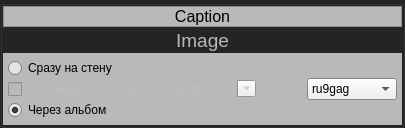
<?xml version="1.0" encoding="UTF-8"?>
<ui version="4.0">
 <class>GroupBox</class>
 <widget class="QGroupBox" name="GroupBox">
  <property name="geometry">
   <rect>
    <x>0</x>
    <y>0</y>
    <width>401</width>
    <height>128</height>
   </rect>
  </property>
  <property name="sizePolicy">
   <sizepolicy hsizetype="Preferred" vsizetype="Preferred">
    <horstretch>0</horstretch>
    <verstretch>0</verstretch>
   </sizepolicy>
  </property>
  <property name="minimumSize">
   <size>
    <width>0</width>
    <height>0</height>
   </size>
  </property>
  <property name="maximumSize">
   <size>
    <width>99999</width>
    <height>16777215</height>
   </size>
  </property>
  <property name="palette">
   <palette>
    <active>
     <colorrole role="Base">
      <brush brushstyle="SolidPattern">
       <color alpha="255">
        <red>229</red>
        <green>229</green>
        <blue>229</blue>
       </color>
      </brush>
     </colorrole>
     <colorrole role="Window">
      <brush brushstyle="SolidPattern">
       <color alpha="255">
        <red>36</red>
        <green>36</green>
        <blue>36</blue>
       </color>
      </brush>
     </colorrole>
    </active>
    <inactive>
     <colorrole role="Base">
      <brush brushstyle="SolidPattern">
       <color alpha="255">
        <red>229</red>
        <green>229</green>
        <blue>229</blue>
       </color>
      </brush>
     </colorrole>
     <colorrole role="Window">
      <brush brushstyle="SolidPattern">
       <color alpha="255">
        <red>36</red>
        <green>36</green>
        <blue>36</blue>
       </color>
      </brush>
     </colorrole>
    </inactive>
    <disabled>
     <colorrole role="Base">
      <brush brushstyle="SolidPattern">
       <color alpha="255">
        <red>36</red>
        <green>36</green>
        <blue>36</blue>
       </color>
      </brush>
     </colorrole>
     <colorrole role="Window">
      <brush brushstyle="SolidPattern">
       <color alpha="255">
        <red>36</red>
        <green>36</green>
        <blue>36</blue>
       </color>
      </brush>
     </colorrole>
    </disabled>
   </palette>
  </property>
  <property name="mouseTracking">
   <bool>false</bool>
  </property>
  <property name="windowTitle">
   <string>GroupBox</string>
  </property>
  <property name="autoFillBackground">
   <bool>true</bool>
  </property>
  <property name="title">
   <string/>
  </property>
  <property name="flat">
   <bool>true</bool>
  </property>
  <property name="checkable">
   <bool>false</bool>
  </property>
  <layout class="QVBoxLayout" name="verticalLayout">
   <property name="spacing">
    <number>0</number>
   </property>
   <property name="margin">
    <number>0</number>
   </property>
   <item>
    <widget class="QFrame" name="frame_3">
     <property name="palette">
      <palette>
       <active>
        <colorrole role="Base">
         <brush brushstyle="SolidPattern">
          <color alpha="255">
           <red>229</red>
           <green>229</green>
           <blue>229</blue>
          </color>
         </brush>
        </colorrole>
        <colorrole role="Window">
         <brush brushstyle="SolidPattern">
          <color alpha="255">
           <red>185</red>
           <green>185</green>
           <blue>185</blue>
          </color>
         </brush>
        </colorrole>
       </active>
       <inactive>
        <colorrole role="Base">
         <brush brushstyle="SolidPattern">
          <color alpha="255">
           <red>229</red>
           <green>229</green>
           <blue>229</blue>
          </color>
         </brush>
        </colorrole>
        <colorrole role="Window">
         <brush brushstyle="SolidPattern">
          <color alpha="255">
           <red>185</red>
           <green>185</green>
           <blue>185</blue>
          </color>
         </brush>
        </colorrole>
       </inactive>
       <disabled>
        <colorrole role="Base">
         <brush brushstyle="SolidPattern">
          <color alpha="255">
           <red>185</red>
           <green>185</green>
           <blue>185</blue>
          </color>
         </brush>
        </colorrole>
        <colorrole role="Window">
         <brush brushstyle="SolidPattern">
          <color alpha="255">
           <red>185</red>
           <green>185</green>
           <blue>185</blue>
          </color>
         </brush>
        </colorrole>
       </disabled>
      </palette>
     </property>
     <property name="autoFillBackground">
      <bool>true</bool>
     </property>
     <property name="frameShape">
      <enum>QFrame::StyledPanel</enum>
     </property>
     <property name="frameShadow">
      <enum>QFrame::Raised</enum>
     </property>
     <layout class="QVBoxLayout" name="verticalLayout_3">
      <property name="spacing">
       <number>6</number>
      </property>
      <property name="margin">
       <number>0</number>
      </property>
      <item>
       <widget class="QLabel" name="titleLabel">
        <property name="font">
         <font>
          <family>Segoe UI</family>
          <pointsize>12</pointsize>
          <kerning>true</kerning>
         </font>
        </property>
        <property name="text">
         <string>Caption</string>
        </property>
        <property name="alignment">
         <set>Qt::AlignCenter</set>
        </property>
        <property name="wordWrap">
         <bool>true</bool>
        </property>
       </widget>
      </item>
     </layout>
    </widget>
   </item>
   <item>
    <widget class="QLabel" name="imageLabel">
     <property name="sizePolicy">
      <sizepolicy hsizetype="Preferred" vsizetype="Expanding">
       <horstretch>0</horstretch>
       <verstretch>0</verstretch>
      </sizepolicy>
     </property>
     <property name="minimumSize">
      <size>
       <width>399</width>
       <height>0</height>
      </size>
     </property>
     <property name="palette">
      <palette>
       <active>
        <colorrole role="WindowText">
         <brush brushstyle="SolidPattern">
          <color alpha="255">
           <red>185</red>
           <green>185</green>
           <blue>185</blue>
          </color>
         </brush>
        </colorrole>
        <colorrole role="Text">
         <brush brushstyle="SolidPattern">
          <color alpha="255">
           <red>185</red>
           <green>185</green>
           <blue>185</blue>
          </color>
         </brush>
        </colorrole>
       </active>
       <inactive>
        <colorrole role="WindowText">
         <brush brushstyle="SolidPattern">
          <color alpha="255">
           <red>185</red>
           <green>185</green>
           <blue>185</blue>
          </color>
         </brush>
        </colorrole>
        <colorrole role="Text">
         <brush brushstyle="SolidPattern">
          <color alpha="255">
           <red>185</red>
           <green>185</green>
           <blue>185</blue>
          </color>
         </brush>
        </colorrole>
       </inactive>
       <disabled>
        <colorrole role="WindowText">
         <brush brushstyle="SolidPattern">
          <color alpha="255">
           <red>120</red>
           <green>120</green>
           <blue>120</blue>
          </color>
         </brush>
        </colorrole>
        <colorrole role="Text">
         <brush brushstyle="SolidPattern">
          <color alpha="255">
           <red>120</red>
           <green>120</green>
           <blue>120</blue>
          </color>
         </brush>
        </colorrole>
       </disabled>
      </palette>
     </property>
     <property name="font">
      <font>
       <family>Segoe UI</family>
       <pointsize>14</pointsize>
      </font>
     </property>
     <property name="frameShape">
      <enum>QFrame::NoFrame</enum>
     </property>
     <property name="frameShadow">
      <enum>QFrame::Sunken</enum>
     </property>
     <property name="lineWidth">
      <number>1</number>
     </property>
     <property name="text">
      <string>Image</string>
     </property>
     <property name="alignment">
      <set>Qt::AlignCenter</set>
     </property>
     <property name="wordWrap">
      <bool>true</bool>
     </property>
    </widget>
   </item>
   <item>
    <widget class="QFrame" name="frame_2">
     <property name="palette">
      <palette>
       <active>
        <colorrole role="Base">
         <brush brushstyle="SolidPattern">
          <color alpha="255">
           <red>229</red>
           <green>229</green>
           <blue>229</blue>
          </color>
         </brush>
        </colorrole>
        <colorrole role="Window">
         <brush brushstyle="SolidPattern">
          <color alpha="255">
           <red>185</red>
           <green>185</green>
           <blue>185</blue>
          </color>
         </brush>
        </colorrole>
       </active>
       <inactive>
        <colorrole role="Base">
         <brush brushstyle="SolidPattern">
          <color alpha="255">
           <red>229</red>
           <green>229</green>
           <blue>229</blue>
          </color>
         </brush>
        </colorrole>
        <colorrole role="Window">
         <brush brushstyle="SolidPattern">
          <color alpha="255">
           <red>185</red>
           <green>185</green>
           <blue>185</blue>
          </color>
         </brush>
        </colorrole>
       </inactive>
       <disabled>
        <colorrole role="Base">
         <brush brushstyle="SolidPattern">
          <color alpha="255">
           <red>185</red>
           <green>185</green>
           <blue>185</blue>
          </color>
         </brush>
        </colorrole>
        <colorrole role="Window">
         <brush brushstyle="SolidPattern">
          <color alpha="255">
           <red>185</red>
           <green>185</green>
           <blue>185</blue>
          </color>
         </brush>
        </colorrole>
       </disabled>
      </palette>
     </property>
     <property name="autoFillBackground">
      <bool>true</bool>
     </property>
     <layout class="QVBoxLayout" name="verticalLayout_2">
      <property name="spacing">
       <number>0</number>
      </property>
      <property name="margin">
       <number>0</number>
      </property>
      <item>
       <layout class="QGridLayout" name="gridLayout">
        <property name="margin">
         <number>5</number>
        </property>
        <item row="2" column="0">
         <widget class="QRadioButton" name="useAlbumRB">
          <property name="text">
           <string>Через альбом</string>
          </property>
          <property name="checked">
           <bool>true</bool>
          </property>
         </widget>
        </item>
        <item row="1" column="0">
         <widget class="QCheckBox" name="waitUntilCheckBox">
          <property name="enabled">
           <bool>false</bool>
          </property>
          <property name="text">
           <string>Отложить</string>
          </property>
         </widget>
        </item>
        <item row="0" column="0">
         <widget class="QRadioButton" name="directWallRB">
          <property name="text">
           <string>Сразу на стену</string>
          </property>
         </widget>
        </item>
        <item row="1" column="2">
         <spacer name="horizontalSpacer">
          <property name="orientation">
           <enum>Qt::Horizontal</enum>
          </property>
          <property name="sizeHint" stdset="0">
           <size>
            <width>40</width>
            <height>20</height>
           </size>
          </property>
         </spacer>
        </item>
        <item row="1" column="3">
         <widget class="QComboBox" name="comboBox">
          <item>
           <property name="text">
            <string>ru9gag</string>
           </property>
           <property name="icon">
            <iconset resource="Icons/res.qrc">
             <normaloff>:/ListIcons/ru9gag.PNG</normaloff>:/ListIcons/ru9gag.PNG</iconset>
           </property>
          </item>
          <item>
           <property name="text">
            <string>9gifs</string>
           </property>
           <property name="icon">
            <iconset resource="Icons/res.qrc">
             <normaloff>:/ListIcons/9gif.PNG</normaloff>:/ListIcons/9gif.PNG</iconset>
           </property>
          </item>
          <item>
           <property name="text">
            <string>9geek</string>
           </property>
           <property name="icon">
            <iconset resource="Icons/res.qrc">
             <normaloff>:/ListIcons/9geek.PNG</normaloff>:/ListIcons/9geek.PNG</iconset>
           </property>
          </item>
          <item>
           <property name="text">
            <string>9cute</string>
           </property>
           <property name="icon">
            <iconset resource="Icons/res.qrc">
             <normaloff>:/ListIcons/9cute.PNG</normaloff>:/ListIcons/9cute.PNG</iconset>
           </property>
          </item>
          <item>
           <property name="text">
            <string>9nsfw</string>
           </property>
           <property name="icon">
            <iconset resource="Icons/res.qrc">
             <normaloff>:/ListIcons/9nsfw.PNG</normaloff>:/ListIcons/9nsfw.PNG</iconset>
           </property>
          </item>
          <item>
           <property name="text">
            <string>9GAG Test</string>
           </property>
          </item>
         </widget>
        </item>
        <item row="1" column="1">
         <widget class="QDateTimeEdit" name="dateTimeEdit">
          <property name="enabled">
           <bool>false</bool>
          </property>
          <property name="wrapping">
           <bool>false</bool>
          </property>
          <property name="frame">
           <bool>false</bool>
          </property>
          <property name="alignment">
           <set>Qt::AlignJustify|Qt::AlignVCenter</set>
          </property>
          <property name="buttonSymbols">
           <enum>QAbstractSpinBox::PlusMinus</enum>
          </property>
          <property name="accelerated">
           <bool>false</bool>
          </property>
          <property name="correctionMode">
           <enum>QAbstractSpinBox::CorrectToNearestValue</enum>
          </property>
          <property name="keyboardTracking">
           <bool>true</bool>
          </property>
          <property name="maximumDate">
           <date>
            <year>2015</year>
            <month>12</month>
            <day>31</day>
           </date>
          </property>
          <property name="minimumDate">
           <date>
            <year>2014</year>
            <month>2</month>
            <day>18</day>
           </date>
          </property>
          <property name="currentSection">
           <enum>QDateTimeEdit::DaySection</enum>
          </property>
          <property name="calendarPopup">
           <bool>true</bool>
          </property>
         </widget>
        </item>
       </layout>
      </item>
     </layout>
    </widget>
   </item>
  </layout>
 </widget>
 <resources>
  <include location="Icons/res.qrc"/>
 </resources>
 <connections/>
</ui>
